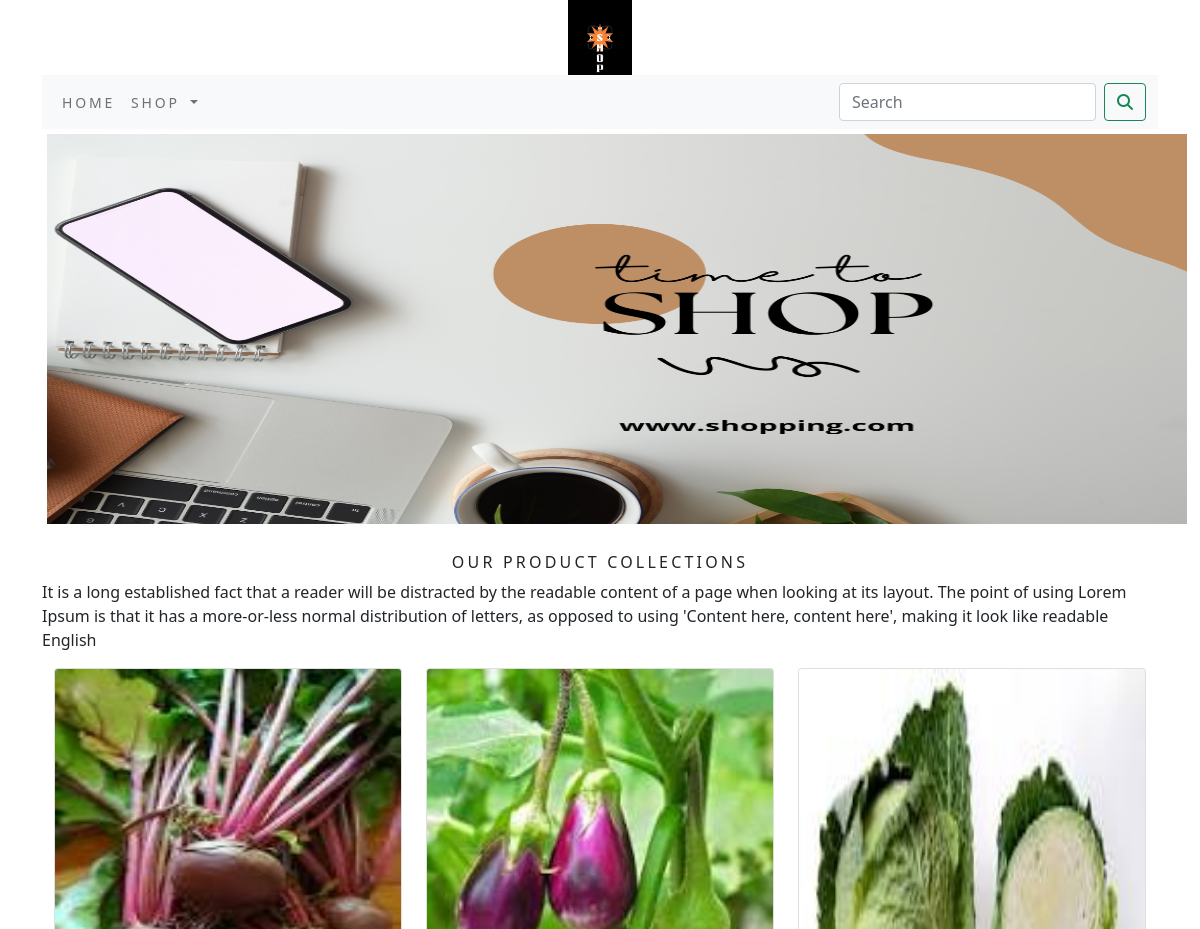
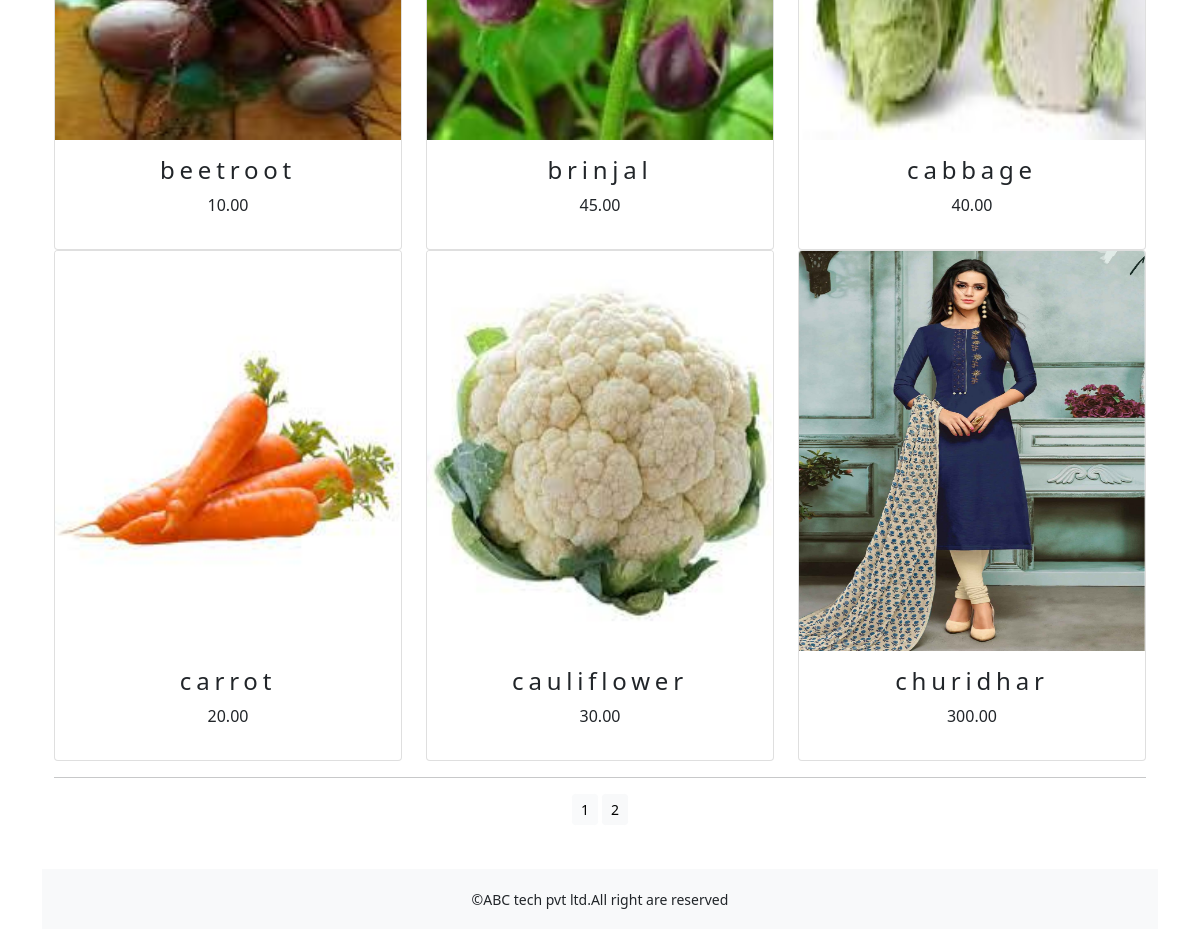
The app's page /shop/ with its own data (2 pictures, top to bottom).
### shop/models.py (models this page shows, shortened)
class Product(models.Model):
    name = models.CharField(max_length=250, unique=True)
    slug = models.SlugField(max_length=250, unique=True)
    description = models.TextField(blank=True)
    price=models.DecimalField(max_digits=10,decimal_places=2)
    category=models.ForeignKey(Category,on_delete=models.CASCADE)
    image = models.ImageField(upload_to='product', blank=True)
    stock=models.IntegerField()
    available=models.BooleanField(default=True)
    created=models.DateTimeField(auto_now_add=True)
    updated=models.DateTimeField(auto_now=True)
    def get_url(self):
        return reverse('shop:prodCatdetail',args=[self.category.slug,self.slug])
    class Meta:
        ordering = ('name',)
        verbose_name = 'product'
        verbose_name_plural = 'products'

### shop/views.py (the view)
# urls.py: path('',views.allProdCat,name='allProdCat'),
def allProdCat(request,c_slug=None):
    c_page=None
    products_list=None
    if c_slug!=None:
        c_page=get_object_or_404(Category,slug=c_slug)
        products_list=Product.objects.all().filter(category=c_page,available=True)
    else:
        products_list=Product.objects.all().filter(available=True)
    paginator=Paginator(products_list,6)
    try:
        page=int(request.GET.get('page','1'))
    except:
        page=1
    try:
        products=paginator.page(page)
    except (EmptyPage,InvalidPage):
        products=paginator.page(paginator.num_pages)
    return render(request,'category.html',{'category':c_page,'products':products})

### cart/context_processors.py (called while the page is built)
def counter(request):
    item_count=0
    if 'admin' in request.path:
        return {}
    else:
        try:
            cart=Cart.objects.filter(cart_id=_cart_id(request))
            cart_items=CartItem.objects.all().filter(cart=cart[:1])
            for cart_item in cart_items:
                item_count += cart_item.quantity
        except Cart.DoesNotExist:
            item_count=0
    return dict(item_count=item_count)

### cart/views.py (called while the page is built)
def _cart_id(request):
    cart=request.session.session_key
    if not cart:
        cart=request.session.create()
    return cart

### shop/context_processors.py (called while the page is built)
def menu_links(request):
    links=Category.objects.all()
    return dict(links=links)

### shop/models.py (called while the page is built)
    def get_url(self):
        return reverse('shop:products_by_category',args=[self.slug])

### templates/category.html (shortened to what this page needs)
{% extends 'base.html' %}
{% load static %}
{% block content %}
<div class="mx_auto">
     {% if category %}
    <img  src="{{category.image.url}}" alt="{{category.name}}" width="1150px" height="400px;">
</div>
<br>
<div>
    <h1 class="text-center my_title">{{category.name}}</h1>
    <p class="text-justify">{{category.description}}</p>
</div>
{% else %}
<div>
<img class="  my_image_padding" src="{% static 'img/banner.png' %}" alt="our products" width="1150px" height="400px;">
</div>
<br>
<div>
    <h1 class="text-center my_title"> our product collections</h1>
    <p class="text-justify">It is a long established fact that a reader will be distracted by the readable content of a page when looking at its layout. The point of using Lorem Ipsum is that it has a more-or-less normal distribution of letters, as opposed to using 'Content here, content here', making it look like readable English</p>
</div>
{% endif %}
<div class="container">
    <div class="row mx_auto">
        {% for product in products.object_list  %}
        <div class="my_bottom_margin col-9  col-sm-12 col-md-4 col-lg-4">
            <div class="card text-center" style="min-width:18rem;">
                <a href="{{product.get_url}}"><img class="card-img-top my_image" src="{{product.image.url}}" alt="{{product.name}}" width="100px" height="100px;"></a>
                <div class="card-body">
                    <h4>{{product.name}}</h4>
                    <p>{{product.price}}</p>
                </div>
            </div>
        </div>
        {% endfor %}
    </div>
    <div class="mx_auto">
        {% if products.paginator.num_pages > 1 %}
        <hr>
        <div class="text-center">
            {% for pg in products.paginator.page_range %}
            <a href="?page={{pg}}" class="btn btn-light btn-sm {% if products.number == pg %} active {% endif %}">{{pg}}</a>
        {% endfor %}
        </div>
        {% endif %}
    </div>
    <br>
</div>
{% endblock %}

### templates/base.html (shortened to what this page needs)
{% load static %}
<!DOCTYPE html>
<html lang="en">
<head>
    <link rel="stylesheet" href="{% static 'css/custom.css' %}">
    <link href="{% static 'css/bootstrap.min.css' %}" rel="stylesheet" >
</head>
<body>
<div class="container">
<div>
{% include 'header.html' %}
{% include 'nav.html' %}
{% block content %}
{% endblock %}
</div>
{% include 'footer.html' %}
</div>
</body>
</html>

### templates/header.html
{% load static %}
<header>
    <center>
        <a href="{% url 'shop:allProdCat' %}"></a><img src="{% static 'img/logo.png' %}" alt="logimage" height="75px;">
    </center>
</header>

### templates/nav.html (shortened to what this page needs)
<nav class="navbar navbar-expand-lg navbar-light bg-light">
  <div class="container-fluid">
    <div class="collapse navbar-collapse" id="navbarSupportedContent">
      <ul class="navbar-nav me-auto mb-2 mb-lg-0">
        <li class="nav-item">
          <a class="nav-link" href="#">Home</a>
        </li>
        <li class="nav-item dropdown {% if 'shop' in request.path %} active {% endif %}">
          <a class="nav-link dropdown-toggle" href="#" id="navbarDropdown" role="button" data-bs-toggle="dropdown" aria-expanded="false">
           Shop
          </a>
        </li>
      </ul>
      <form class="d-flex" action="{% url 'search_app:SearchResult' %}" method="get">
        <input class="form-control me-2" type="search" placeholder="Search"  name="q" aria-label="Search">
        <button class="btn btn-outline-success" type="submit"><i class="fa fa-search" ></i></button>
      </form>
    </div>
  </div>
</nav>

### templates/footer.html
<div class="footer navbar-fixed-bottom my_footer"  >
  <p class="text-center"> &copy;ABC tech pvt ltd.All right are reserved</p>
</div>

### static/css/custom.css (style rules this page uses)
body { font-family: 'Roboto', sans-serif; }
.nav-item { letter-spacing:.2em; font-size:14px; text-transform:uppercase; }
.my_footer { background-color:#f8f9fa; height:60px; margin-top:20px; }
.my_footer p { padding-top:20px; font-size:14px; }
.my_image { width:50px; height:400px; }
.my_title { font-size:16px; text-transform:uppercase; letter-spacing:.2em; }
.my_image_padding { padding:5px; }
.my_bottom_margin { margin_bottom:10px; }
.card-body h4 { font-size:14px text-transform:uppercase; letter-spacing:.2em; }

### records on screen
Product: image (picture), name "beetroot", price "10.00"
Product: image (picture), name "brinjal", price "45.00"
Product: image (picture), name "cabbage", price "40.00"
Product: image (picture), name "carrot", price "20.00"
Product: image (picture), name "cauliflower", price "30.00"
Product: image (picture), name "churidhar", price "300.00"

### other values on screen
{{ pg }} "1" "2"
